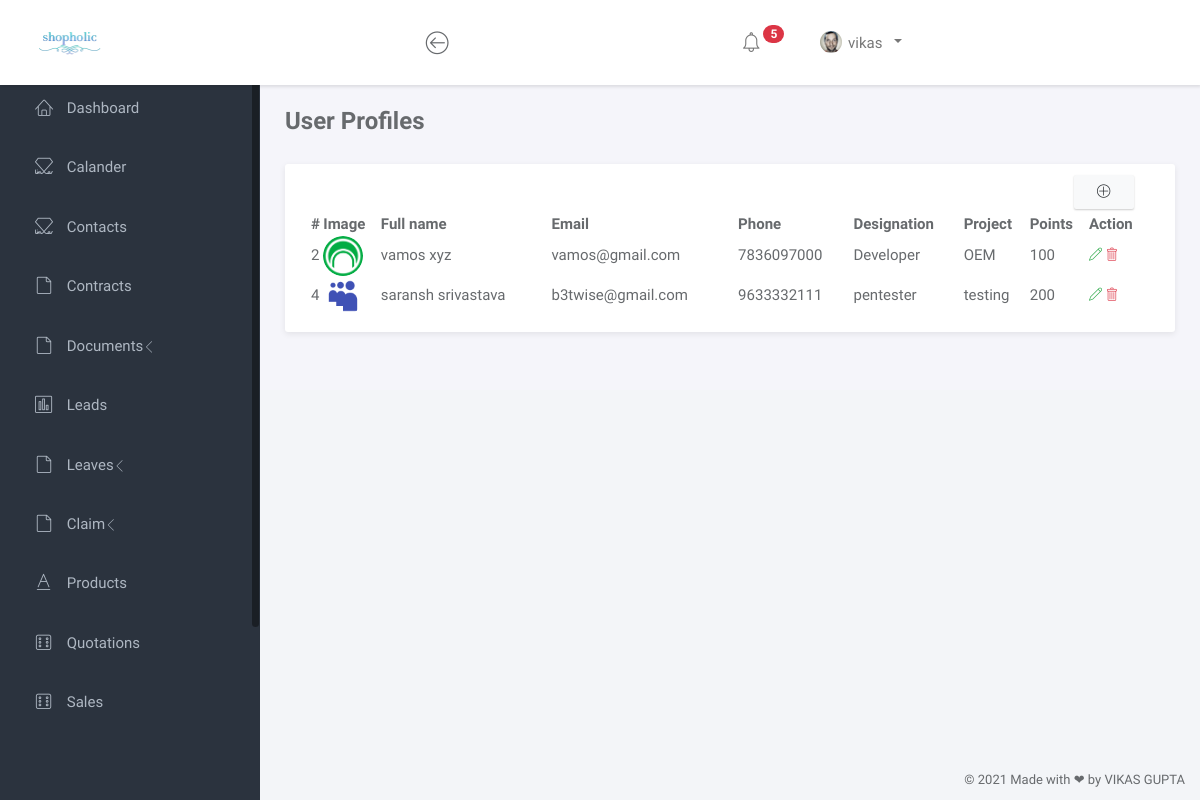
Screenshot of /userprofiles (signed in) with the database file from the repository.
### shopping/models.py (models this page shows, shortened)
class Profile(models.Model):
    userid = models.ForeignKey(User, on_delete=models.CASCADE)
    user_image = models.ImageField(upload_to='images/profile', blank=True, null=True)
    first_name = models.CharField(max_length=200, null=True, blank=True)
    last_name = models.CharField(max_length=200, null=True, blank=True)
    user_email = models.EmailField(null=True, blank=True)
    user_phone = models.BigIntegerField(null=True, blank=True)
    dob = models.DateField(null=True, blank=True)
    gender = models.CharField(max_length=200, null=True, blank=True)
    points = models.BigIntegerField(null=True, blank=True)
    facebook = models.TextField(max_length=500, null=True, blank=True)
    instagram = models.TextField(max_length=500, null=True, blank=True)
    linkedin = models.TextField(max_length=500, null=True, blank=True)
    github = models.TextField(max_length=500, null=True, blank=True)
    about = models.TextField(max_length=1000, null=True, blank=True)
    project = models.CharField(max_length=200 ,default=False, blank=True)
    address = models.TextField(max_length=500, null=True, blank=True)
    id_proof = models.FileField(upload_to='images/profile/ids', blank=True, null=True)
    designation = models.CharField(max_length=200, null=True, blank=True)
    working_from = models.TimeField(null=True, blank=True)
    working_to = models.TimeField(null=True, blank=True)
    updated_at = models.DateTimeField(auto_now=True)

### shopping/views.py (the view)
# urls.py: path('userprofiles', views.userprofiles, name="userprofiles"),
@login_required(login_url='login')
def userprofiles(request):
    context = {}
    context["data"] = Profile.objects.all()
    return render(request, "User/settings/userprofiles.html", context)

### shopping/templates/User/settings/userprofiles.html
{% load static %}
{% include 'User/head.html' %}
		<div class="main">
			<div class="main-content">
				<div class="container-fluid">
					<h3 class="page-title"><b>User Profiles</b></h3>
					<div id="toastr-demo" class="panel">
						<div class="panel-body">
							<div class="col text-right mb-2">
								<a href="adduser" class="btn btn-light" ><i class="lnr lnr-plus-circle"></i></a>
							</div>
							<div class="table-responsive">
								<table id="example" class="display nowrap" style="width:100%">
									<thead>
										<tr>
											<th>#</th>
											<th>Image</th>
											<th>Full name</th>
											<th>Email</th>
											<th>Phone</th>
											<th>Designation</th>
											<th>Project</th>
                                            <th>Points</th>
											<th>Action</th>
										</tr>
									</thead>
									<tbody>
											{% for da in data %}
											{% if da.id == request.user.id %}
											{% else %}
											<tr>
												<td>{{ da.id }}</td>
												{% if da.user_image %}
												<td><img src="media/{{ da.user_image }}" class="rounded-circle" height="40" width="40" ></td>
												{% else %}
												<td><img src="media/images/contact/noimage.png" class="rounded-circle" height="40" width="40" ></td>
												{% endif %}
												<td>{{ da.first_name }} {{ da.last_name  }}</td>
												<td>{{ da.user_email }}</td>
												<td>{{ da.user_phone }}</td>
												<td>{{ da.designation }}</td>
												<td>{{ da.project }}</td>
                                                <td>{{ da.points }}</td>
												<td>
													<a class="link" href="edituserprofile/{{ da.id }}">
														<span class="lnr lnr-pencil text-success"></span>
													</a>
													<a class="link" onclick="return confirm('Are you sure you want to delete this User ?');" href="deleteuser/{{ da.userid.id }}">
														<span class="lnr lnr-trash text-danger"></span>
													</a>
												</td>
											</tr>
											{% endif %}
											{% endfor %}
									</tbody>
								</table>
							</div>
						</div>
					</div>
				</div>
			</div>
		</div>
		{% include 'User/foot2.html' %}

### shopping/templates/User/head.html (shortened to what this page needs)
{% load static %}
<!doctype html>
<html lang="en">
<head>
	<link rel="stylesheet" href="https://maxcdn.bootstrapcdn.com/bootstrap/4.0.0/css/bootstrap.min.css">
	<link rel="stylesheet" href="{% static 'vendor/bootstrap/css/bootstrap.min.css' %}">
	<link rel="stylesheet" href="{% static 'vendor/font-awesome/css/font-awesome.min.css' %}">
	<link rel="stylesheet" href="{% static 'vendor/linearicons/style.css' %}">
	<link rel="stylesheet" href="{% static 'css/main.css' %}">
	<link rel="stylesheet" type="text/css" href="https://cdn.datatables.net/1.10.24/css/jquery.dataTables.css">
    <link href="{% static 'node_modules/fullcalendar/main.css' %}" rel='stylesheet' />
</head>
<body>
	<div id="wrapper">
		<nav class="navbar navbar-default navbar-expand-lg navbar-fixed-top">
			<div class="brand">
				<a href="home"><img src="{% static 'images/img/mylogo.png' %}" width="70" alt="shopholic Logo" class="img-responsive logo"></a>
			</div>
			<div class="container-fluid">
				<div class="navbar-btn">
					<button type="button" class="btn-toggle-fullwidth"><i class="lnr lnr-arrow-left-circle"></i></button>
				</div>
				<div id="navbar-menu">
					<ul class="nav navbar-nav navbar-right">
						<li class="dropdown">
							<a href="#" class="dropdown-toggle icon-menu" data-toggle="dropdown">
								<i class="lnr lnr-alarm"></i>
								<span class="badge bg-danger">5</span>
							</a>
						</li>
						<li class="dropdown">
							<a href="#" class="dropdown-toggle" data-toggle="dropdown"><img src="{% static 'images/img/user.png' %}" class="img-circle" alt="Avatar"> <span>{{ user.get_username }}</span>&ensp;</a>
						</li>
					</ul>
				</div>
			</div>
		</nav>
		<div id="sidebar-nav" class="sidebar">
			<div class="sidebar-scroll">
				<nav>
					<ul class="nav">
						<li><a href="home" class=""><i class="lnr lnr-home"></i> <span>Dashboard</span></a></li>
						<li><a href="calander" class=""><i class="lnr lnr-linearicons"></i> <span>Calander</span></a></li>
						<li><a href="contact" class=""><i class="lnr lnr-linearicons"></i> <span>Contacts</span></a></li>
						<li><a href="contracts" class=""><i class="lnr lnr-file-empty"></i> <span>Contracts</span></a></li>
						<li>
							<a href="#subPages2" data-toggle="collapse" class="collapsed"><i class="lnr lnr-file-empty"></i> <span>Documents</span> <i class="icon-submenu lnr lnr-chevron-left"></i></a>
						</li>
						<li><a href="lead" class=""><i class="lnr lnr-chart-bars"></i> <span>Leads</span></a></li>
						<li>
							<a href="#subPages3" data-toggle="collapse" class="collapsed"><i class="lnr lnr-file-empty"></i> <span>Leaves</span> <i class="icon-submenu lnr lnr-chevron-left"></i></a>
						</li>
						<li>
							<a href="#subPages4" data-toggle="collapse" class="collapsed"><i class="lnr lnr-file-empty"></i> <span>Claim</span> <i class="icon-submenu lnr lnr-chevron-left"></i></a>
						</li>
						<li><a href="products" class=""><i class="lnr lnr-text-format"></i> <span>Products</span></a></li>
						<li><a href="quotation" class=""><i class="lnr lnr-dice"></i> <span>Quotations</span></a></li>
						<li><a href="sales" class=""><i class="lnr lnr-dice"></i> <span>Sales</span>&emsp;</a></li>
					</ul>
				</nav>
			</div>
		</div>

### shopping/static/css/main.css (style rules this page uses)
html { position: relative; min-height: 100%; }
body { background-color: #F3F5F8; font-family: "Source Sans Pro", sans-serif; font-size: 15px; color: #676a6d; }
a { color: #3287B2; }
th { font-weight: 600; }
.page-title { margin-top: 0; margin-bottom: 30px; font-weight: 300; }
#wrapper .sidebar { -webkit-transition: all 0.3s ease-in-out; -moz-transition: all 0.3s ease-in-out; -ms-transition: all 0.3s ease-in-out; -o-transition: all 0.3s ease-in-out; transition: all 0.3s ease-in-out; width: 260px; height: 100%; float: left; background-color: #2B333E; position: fixed; left: 0; }
#wrapper .main { -webkit-transition: all 0.3s ease-in-out; -moz-transition: all 0.3s ease-in-out; -ms-transition: all 0.3s ease-in-out; -o-transition: all 0.3s ease-in-out; transition: all 0.3s ease-in-out; width: calc(100% - 260px); left: 0; position: relative; float: right; background-color: #f5f5fa; }
#wrapper #sidebar-nav, #wrapper .main { padding-top: 80px; }
.main-content { padding: 28px 10px; }
.navbar-default { -webkit-transition: all 0.3s ease-in-out; -moz-transition: all 0.3s ease-in-out; -ms-transition: all 0.3s ease-in-out; -o-transition: all 0.3s ease-in-out; transition: all 0.3s ease-in-out; -moz-box-shadow: 1px 2px 3px rgba(0, 0, 0, 0.1); -webkit-box-shadow: 1px 2px 3px rgba(0, 0, 0, 0.1); box-shadow: 1px 2px 3px rgba(0, 0, 0, 0.1); -webkit-border-radius: 0; -moz-border-radius: 0; border-radius: 0; padding: 0; margin: 0; border: none; background-color: #fff; }
.navbar-default .brand { float: left; padding: 30px 39px; background-color: #fff; }
.navbar-btn { float: left; padding: 16px 0; }
.navbar-btn button { font-size: 24px; padding: 4px 8px; line-height: .7; border: none; background: none; outline: none; }
.navbar-nav .icon-menu { display: inline-block; vertical-align: middle; *vertical-align: auto; *zoom: 1; *display: inline; padding-top: 28px; padding-bottom: 28px; position: relative; }
.navbar-nav .icon-menu .badge { position: absolute; top: 22px; right: 16px; }
.navbar-nav > li > a { padding: 28px 20px; }
.navbar-nav > li > a > i { font-size: 22px; margin-right: 2px; vertical-align: middle; }
.navbar-nav > li > a > span { position: relative; top: 2px; }
.navbar-nav > li > a img { width: 22px; margin-right: 2px; }
@media screen and (min-width: 768px) { .navbar-nav.navbar-right { margin-right: 0; } }
.sidebar { z-index: 9; }
.sidebar .nav > li > a { padding: 18px 30px; color: #AEB7C2; border-left: 5px solid transparent; }
.sidebar .nav > li > a[data-toggle="collapse"] .icon-submenu { display: inline-block; vertical-align: middle; *vertical-align: auto; *zoom: 1; *display: inline; -webkit-transition: all 0.2s ease-out; -moz-transition: all 0.2s ease-out; -ms-transition: all 0.2s ease-out; -o-transition: all 0.2s ease-out; transition: all 0.2s ease-out; float: right; position: relative; top: 5px; font-size: 12px; line-height: 1.1; -moz-transform: rotate(-90deg); -ms-transform: rotate(-90deg); -webkit-transform: rotate(-90deg); transform: rotate(-90deg); }
.sidebar .nav > li > a[data-toggle="collapse"].collapsed .icon-submenu { -moz-transform: rotate(0deg); -ms-transform: rotate(0deg); -webkit-transform: rotate(0deg); transform: rotate(0deg); }
.sidebar .nav i { margin-right: 10px; font-size: 18px; }
.sidebar .nav span { -webkit-transition: all 0.3s ease-in-out; -moz-transition: all 0.3s ease-in-out; -ms-transition: all 0.3s ease-in-out; -o-transition: all 0.3s ease-in-out; transition: all 0.3s ease-in-out; position: relative; top: -2px; }
.text-success { color: #41B314; }
.text-danger { color: #F9354C; }
.btn { -webkit-border-radius: 2px; -moz-border-radius: 2px; border-radius: 2px; -moz-box-shadow: 0px 1px 2px 0 rgba(0, 0, 0, 0.2); -webkit-box-shadow: 0px 1px 2px 0 rgba(0, 0, 0, 0.2); box-shadow: 0px 1px 2px 0 rgba(0, 0, 0, 0.2); padding: 6px 22px; }
.panel { -webkit-border-radius: 3px; -moz-border-radius: 3px; border-radius: 3px; -moz-box-shadow: 0 2px 6px rgba(0, 0, 0, 0.08); -webkit-box-shadow: 0 2px 6px rgba(0, 0, 0, 0.08); box-shadow: 0 2px 6px rgba(0, 0, 0, 0.08); background-color: #fff; margin-bottom: 30px; }
.panel .panel-heading, .panel .panel-body, .panel .panel-footer { padding-left: 25px; padding-right: 25px; }
.panel .panel-body { padding-top: 10px; padding-bottom: 15px; }
.bg-danger { background-color: #F9354C; }

### shopping/templates/User/head.html (style rules this page uses)
.link .lnr { font-size: small; }

### rows the page displays
Profile: id "2", user_image (picture), first_name "vamos", last_name "xyz", user_email "vamos@gmail.com", user_phone "7836097000", designation "Developer", project "OEM", points "100"
Profile: id "4", user_image (picture), first_name "saransh", last_name "srivastava", user_email "b3twise@gmail.com", user_phone "9633332111", designation "pentester", project "testing", points "200"

### other values shown
{{ user.get_username }} "vikas"
